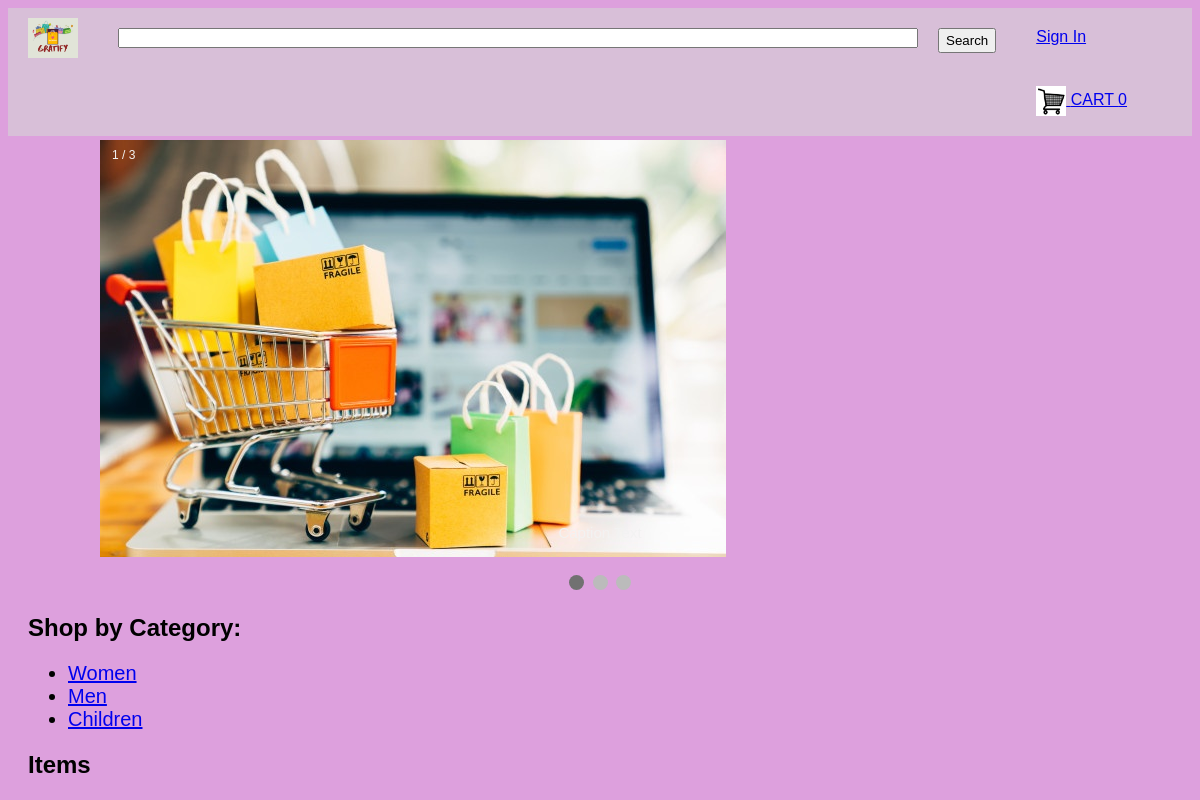
The app's page /, older data.
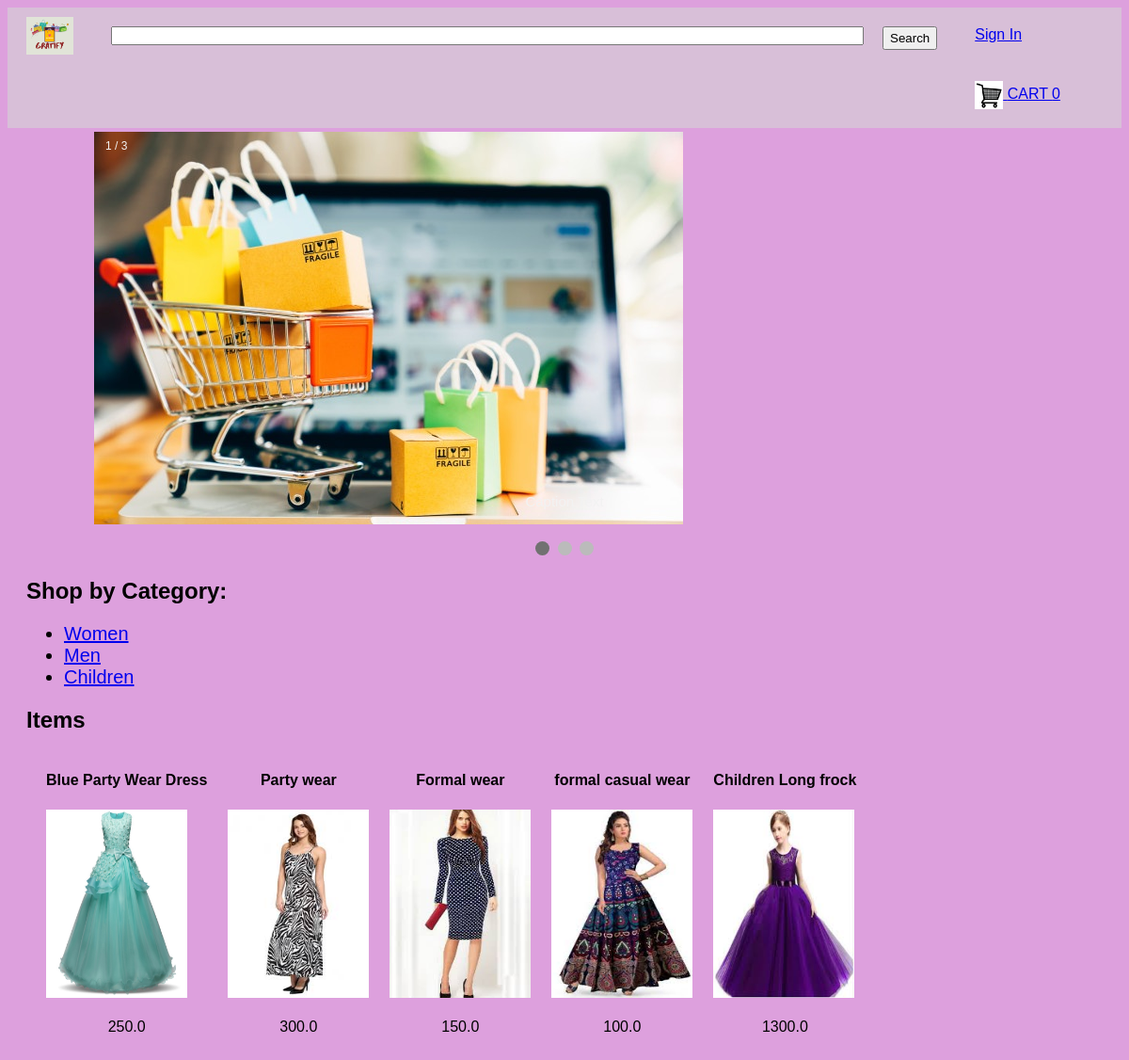
The same page, newer data.
### tables this page shows
CREATE TABLE categories 
        (categoryId INTEGER PRIMARY KEY, 
        name TEXT);

CREATE TABLE products
		(productId INTEGER PRIMARY KEY,
		name TEXT,
		price REAL,
		description TEXT,
		image TEXT,
		stock INTEGER,
		categoryId INTEGER,
		FOREIGN KEY(categoryId) REFERENCES categories(categoryId)
		);

### home.py (the view)
@app.route('/')
def main():
    loggedIn, firstName, noOfItems = getLoginDetails()
    with sqlite3.connect('gratify.db') as conn:
        cur = conn.cursor()
        cur.execute('SELECT productId, name, price, description, image, stock FROM products')
        itemData = cur.fetchall()
        cur.execute('SELECT categoryId, name FROM categories')
        categoryData = cur.fetchall()
    itemData = parse(itemData)
    return render_template('home.html', itemData=itemData, loggedIn=loggedIn, firstName=firstName, noOfItems=noOfItems,categoryData=categoryData)

### home.py (called while the page is built)
def getLoginDetails():
    with sqlite3.connect('gratify.db') as conn:
        cur = conn.cursor()
        if 'email' not in session:
            loggedIn = False
            firstName = ''
            noOfItems = 0
        else:
            loggedIn = True
            cur.execute("SELECT userId, firstName FROM users WHERE email = ?", (session['email'], ))
            userId, firstName = cur.fetchone()
            cur.execute("SELECT count(productId) FROM kart WHERE userId = ?", (userId, ))
            noOfItems = cur.fetchone()[0]
    conn.close()
    return (loggedIn, firstName, noOfItems)

def parse(data):
    ans = []
    i = 0
    while i < len(data):
        curr = []
        for j in range(7):
            if i >= len(data):
                break
            curr.append(data[i])
            i += 1
        ans.append(curr)
    return ans

### templates/home.html (shortened to what this page needs)
<!DOCTYPE html>
<html lang="en">
<head>
    <link rel="stylesheet" href={{url_for('static', filename='css/home.css')}} />
    <link rel="stylesheet" href={{url_for('static', filename='css/topStyle.css')}} />
	<div id="title">
	<a href="/">
		<img id="logo" src= {{url_for('static', filename='images/logo.png')}} />
	</a>
	<form>
		<input id="searchBox" type="text" name="searchQuery">
		<input id="searchButton" type="submit" value="Search">
	</form>
	{% if not loggedIn %}
	<div id="signInButton">
		<a class="link" href="/loginForm">Sign In</a>
	</div>
	{% endif %}
	<div id="kart">
		<a class="link" href="/cart">
			<img src={{url_for('static', filename='images/shoppingCart.png')}} id="cartIcon" />
			CART {{noOfItems}}
		</a>
	</div>
</div>
</head>
<body style = "background-color:rgb(221,160,221);">
<div class="slideshow-container">
<div class="mySlides fade">
  <div class="numbertext">1 / 3</div>
  <img id="auto1" src= {{url_for('static', filename='images/slide1.png')}} />
  <div class="text">Caption Text</div>
</div>
</div>
<br>
<div style="text-align:center">
  <span class="dot"></span>
  <span class="dot"></span>
  <span class="dot"></span>
</div>
<div class="display">
	<div class="displayCategory">
		<h2>Shop by Category: </h2>
		<ul>
			{% for row in categoryData %}
			<li><a href="/displayCategory?categoryId={{row[0]}}">{{row[1]}}</a></li>
			{% endfor %}
		</ul>
	</div>
	<div>
		<h2>Items</h2>
		{% for data in itemData %}
		<table>
			<tr id="productName">
				{% for row in data %}
				<td>
					{{row[1]}}
				</td>
				{% endfor %}
			</tr>
			<tr id="productImage">
				{% for row in data %}
				<td>
					<a href="/productDescription?productId={{row[0]}}">
						<img src={{url_for('static', filename='uploads/' + row[4])}} id="itemImage" />
					</a>
				</td>
				{% endfor %}
			</tr>
			<tr id="productPrice">
				{% for row in data %}
				<td>
					{{row[2]}}
				</td>
				{% endfor %}
			</tr>
		</table>
		{% endfor %}
	</div>
</div>
</body>
</html>

### static/css/home.css (style rules this page uses)
#itemImage { height: 200px; width: 150px; }
.display { margin-top: 20px; margin-left: 20px; margin-right: 20px; margin-bottom: 20px; }
table { border-spacing: 20px; }
#productName { text-align: center; font-weight: bold; }
#productPrice { text-align: center; }
.displayCategory ul li { font-size: 20px; }

### static/css/topStyle.css (style rules this page uses)
#logo { height: 40px; width: 50px; margin-left: 20px; margin-top: 10px; margin-bottom: 10px; margin-right: 20px; float: left; }
#title { background-color: rgb(216,191,216); display: inline-block; width: 100%; }
#searchBox { height: 20px; width: 800px; margin-left: 20px; margin-top: 20px; margin-bottom: 20px; margin-right: 20px; float: left; font-size: 1.5em; }
#searchButton { height: 25px; margin-top: 20px; margin-bottom: 20px; margin-right: 20px; float: left; }
#signInButton { color: yellow; margin-top: 20px; margin-bottom: 20px; margin-left: 20px; margin-right: 20px; float: left; }
#kart { color: white; margin-top: 20px; margin-bottom: 20px; margin-left: 20px; margin-right: 20px; float: left; }
#cartIcon { height: 30px; width: 30px; }

### templates/home.html (style rules this page uses)
* { box-sizing: border-box; }
body { font-family: Verdana, sans-serif; }
.mySlides { display: none; }
img { vertical-align: middle; }
.slideshow-container { max-width: 1000px; position: relative; margin: auto; }
.text { color: #f2f2f2; font-size: 15px; padding: 8px 12px; position: absolute; bottom: 8px; width: 100%; text-align: center; }
.numbertext { color: #f2f2f2; font-size: 12px; padding: 8px 12px; position: absolute; top: 0; }
.dot { height: 15px; width: 15px; margin: 0 2px; background-color: #bbb; border-radius: 50%; display: inline-block; transition: background-color 0.6s ease; }
.active { background-color: #717171; }
.fade { -webkit-animation-name: fade; -webkit-animation-duration: 1.5s; animation-name: fade; animation-duration: 1.5s; }

Row changes from the older to the newer data that the page shows:
added products: name "Blue Party Wear Dress", image (picture), price "250.0"
added products: name "Party wear", image (picture), price "300.0"
added products: name "Formal wear", image (picture), price "150.0"
added products: name "formal casual wear", image (picture), price "100.0"
added products: name "Children Long frock", image (picture), price "1300.0"
